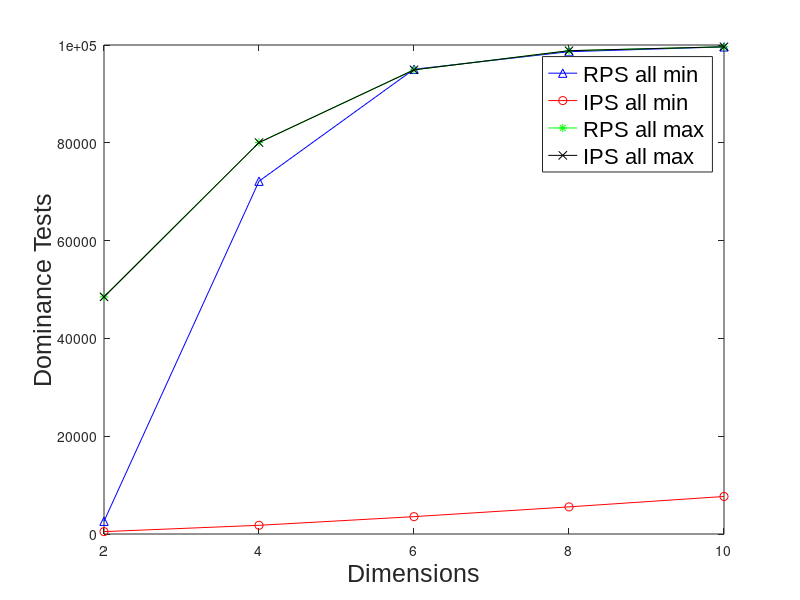

Write MATLAB code to recreate this figure.
x=[2 4 6 8 10]

%P-B all min
y1=[
    2605 
    72143
    95039 
    98630 
    99618 
]

%I-B all min
y2=[
    487
    1780
    3551
    5547
    7675
]

%P-B all max
y3=[
    48491
    80043
    94924
    98835
    99640
]

%I-B all max
y4=[
    48491
    80043
    94924
    98835
    99640
]
figure1 = figure;
axes1 = axes('Parent',figure1,'FontSize',18,'FontName','Arial');
plot1 = plot(x,[y1, y2, y3, y4],'Parent',axes1);
%plot(x, y1, 'b-^', x, y2, 'r-o', x, y3, 'g-*', x, y4, 'k-x');
set(plot1(1),'Marker','^','Color',[0 0 1],'DisplayName','RPS all min');
set(plot1(2),'Marker','o','Color',[1 0 0],'DisplayName','IPS all min');
set(plot1(3),'Marker','*','Color',[0 1 0],'DisplayName','RPS all max');
set(plot1(4),'Marker','x','Color',[0 0 0],'DisplayName','IPS all max');

ylabel('Dominance Tests','FontSize',18,'FontName','Arial');
xlabel('Dimensions','FontSize',18,'FontName','Arial');

legend1 = legend(axes1,'show');
set(legend1, 'FontName','Arial', 'FontSize', 16);